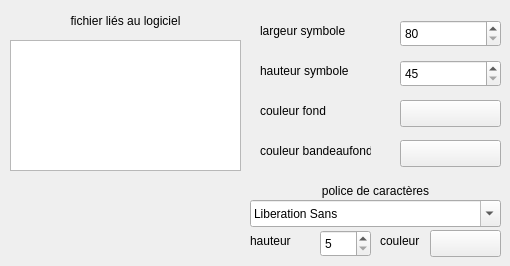
   <widget class="QWidget" name="fichierconfig">
    <attribute name="title">
     <string>symbole graphique lié</string>
    </attribute>
    <widget class="QLabel" name="label_30">
     <property name="geometry">
      <rect>
       <x>260</x>
       <y>100</y>
       <width>111</width>
       <height>21</height>
      </rect>
     </property>
     <property name="text">
      <string>couleur fond</string>
     </property>
    </widget>
    <widget class="QPushButton" name="btcoulfondficli">
     <property name="geometry">
      <rect>
       <x>400</x>
       <y>100</y>
       <width>101</width>
       <height>27</height>
      </rect>
     </property>
     <property name="text">
      <string/>
     </property>
    </widget>
    <widget class="QLabel" name="label_31">
     <property name="geometry">
      <rect>
       <x>380</x>
       <y>230</y>
       <width>61</width>
       <height>21</height>
      </rect>
     </property>
     <property name="text">
      <string>couleur</string>
     </property>
    </widget>
    <widget class="QLabel" name="label_32">
     <property name="geometry">
      <rect>
       <x>260</x>
       <y>60</y>
       <width>131</width>
       <height>21</height>
      </rect>
     </property>
     <property name="text">
      <string>hauteur symbole</string>
     </property>
    </widget>
    <widget class="QPushButton" name="btcoulpolficli">
     <property name="geometry">
      <rect>
       <x>430</x>
       <y>230</y>
       <width>71</width>
       <height>27</height>
      </rect>
     </property>
     <property name="text">
      <string/>
     </property>
    </widget>
    <widget class="QLabel" name="label_33">
     <property name="geometry">
      <rect>
       <x>250</x>
       <y>230</y>
       <width>61</width>
       <height>21</height>
      </rect>
     </property>
     <property name="text">
      <string>hauteur</string>
     </property>
    </widget>
    <widget class="QSpinBox" name="largesymlie">
     <property name="geometry">
      <rect>
       <x>400</x>
       <y>20</y>
       <width>101</width>
       <height>27</height>
      </rect>
     </property>
     <property name="minimum">
      <number>80</number>
     </property>
     <property name="maximum">
      <number>250</number>
     </property>
    </widget>
    <widget class="QSpinBox" name="hautsymlie">
     <property name="geometry">
      <rect>
       <x>400</x>
       <y>60</y>
       <width>101</width>
       <height>27</height>
      </rect>
     </property>
     <property name="minimum">
      <number>45</number>
     </property>
     <property name="maximum">
      <number>120</number>
     </property>
    </widget>
    <widget class="QSpinBox" name="hautpollie">
     <property name="geometry">
      <rect>
       <x>320</x>
       <y>230</y>
       <width>51</width>
       <height>27</height>
      </rect>
     </property>
     <property name="minimum">
      <number>5</number>
     </property>
     <property name="maximum">
      <number>30</number>
     </property>
    </widget>
    <widget class="QLabel" name="label_34">
     <property name="geometry">
      <rect>
       <x>260</x>
       <y>140</y>
       <width>111</width>
       <height>21</height>
      </rect>
     </property>
     <property name="text">
      <string>couleur bandeaufond</string>
     </property>
    </widget>
    <widget class="QFontComboBox" name="policeficli">
     <property name="geometry">
      <rect>
       <x>250</x>
       <y>200</y>
       <width>251</width>
       <height>27</height>
      </rect>
     </property>
    </widget>
    <widget class="QLabel" name="label_35">
     <property name="geometry">
      <rect>
       <x>10</x>
       <y>10</y>
       <width>231</width>
       <height>21</height>
      </rect>
     </property>
     <property name="text">
      <string>fichier liés au logiciel</string>
     </property>
     <property name="alignment">
      <set>Qt::AlignCenter</set>
     </property>
    </widget>
    <widget class="QPushButton" name="btcoulbandficli">
     <property name="geometry">
      <rect>
       <x>400</x>
       <y>140</y>
       <width>101</width>
       <height>27</height>
      </rect>
     </property>
     <property name="text">
      <string/>
     </property>
    </widget>
    <widget class="QLabel" name="label_36">
     <property name="geometry">
      <rect>
       <x>260</x>
       <y>20</y>
       <width>131</width>
       <height>21</height>
      </rect>
     </property>
     <property name="text">
      <string>largeur symbole</string>
     </property>
    </widget>
    <widget class="QListWidget" name="LST_FicCFGLog">
     <property name="geometry">
      <rect>
       <x>10</x>
       <y>40</y>
       <width>231</width>
       <height>131</height>
      </rect>
     </property>
    </widget>
    <widget class="QLabel" name="label_37">
     <property name="geometry">
      <rect>
       <x>250</x>
       <y>180</y>
       <width>251</width>
       <height>21</height>
      </rect>
     </property>
     <property name="text">
      <string>police de caractères</string>
     </property>
     <property name="alignment">
      <set>Qt::AlignCenter</set>
     </property>
    </widget>
   </widget>
